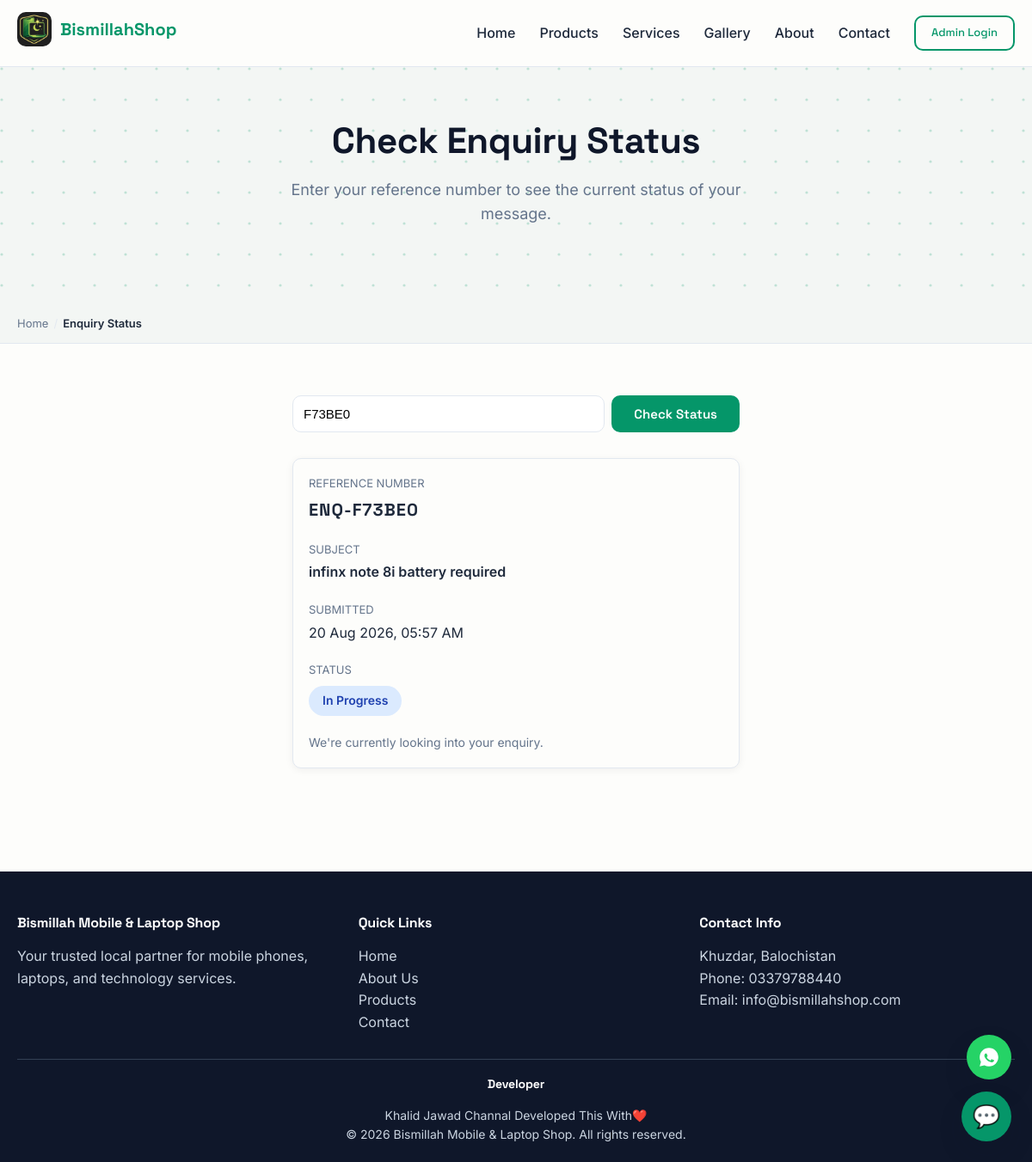
The page /enquiry-status.php?ref=F73BE0 on the database its author committed.
### tables this page shows
CREATE TABLE `settings` (
  `setting_id` int(11) NOT NULL,
  `logo_image` varchar(255) DEFAULT NULL,
  `updated_at` timestamp NOT NULL DEFAULT current_timestamp() ON UPDATE current_timestamp()
);

CREATE TABLE `messages` (
  `message_id` int(11) NOT NULL,
  `name` varchar(100) NOT NULL,
  `email` varchar(150) NOT NULL,
  `phone` varchar(30) DEFAULT NULL,
  `subject` varchar(150) DEFAULT NULL,
  `message` text NOT NULL,
  `status` enum('unread','read') NOT NULL DEFAULT 'unread',
  `created_at` timestamp NOT NULL DEFAULT current_timestamp(),
  `reference_token` varchar(12) DEFAULT NULL,
  `customer_status` enum('pending','in_progress','resolved') NOT NULL DEFAULT 'pending'
);

### enquiry-status.php (the view, shortened to what this page needs)
<?php
require 'config/database.php';
require 'includes/functions.php';
$searchedRef = trim($_GET['ref'] ?? '');
$result = null;
if ($searchedRef !== '') {
    $cleanToken = strtoupper(preg_replace('/[^A-Z0-9]/i', '', str_ireplace('ENQ', '', $searchedRef)));
    $stmt = $pdo->prepare("SELECT * FROM messages WHERE reference_token = ?");
    $stmt->execute([$cleanToken]);
    $result = $stmt->fetch();
}
require 'includes/header.php';
?>
<section class="hero" style="padding: 60px 0;">
    <div class="container">
        <h1>Check Enquiry Status</h1>
        <p>Enter your reference number to see the current status of your message.</p>
    </div>
</section>
<?php echo renderBreadcrumbs([
    ['label' => 'Home', 'url' => '/bismillah-shop/index.php'],
    ['label' => 'Enquiry Status'],
]); ?>
<section class="section">
    <div class="container" style="max-width:560px;">
        <form method="GET" action="enquiry-status.php" style="display:flex; flex-wrap:wrap; gap:8px; margin-bottom:30px;">
            <input type="text" name="ref" placeholder="e.g. ENQ-7F3K9A" value="<?php echo htmlspecialchars($searchedRef); ?>" style="flex:1; min-width:180px; padding:12px; border:1px solid var(--border); border-radius:var(--radius); font-size:15px; text-transform:uppercase;">
            <button type="submit" class="btn btn-primary">Check Status</button>
        </form>
        <?php if ($result): ?>
        <div class="card">
            <div class="card-body">
                <p style="color:var(--text-muted); font-size:13px; margin-bottom:4px;">REFERENCE NUMBER</p>
                <p style="font-family:var(--font-heading); font-weight:700; font-size:20px; letter-spacing:1px; margin-bottom:20px;">ENQ-<?php echo htmlspecialchars($result['reference_token']); ?></p>
                <p style="color:var(--text-muted); font-size:13px; margin-bottom:4px;">SUBJECT</p>
                <p style="font-weight:600; margin-bottom:20px;"><?php echo htmlspecialchars($result['subject'] ?: '(No subject)'); ?></p>
                <p style="color:var(--text-muted); font-size:13px; margin-bottom:4px;">SUBMITTED</p>
                <p style="margin-bottom:20px;"><?php echo date('d M Y, h:i A', strtotime($result['created_at'])); ?></p>
                <p style="color:var(--text-muted); font-size:13px; margin-bottom:8px;">STATUS</p>
                <?php
                $statusMap = [
                    'pending'     => ['label' => 'Pending', 'bg' => '#fef3c7', 'text' => '#a16207'],
                    'in_progress' => ['label' => 'In Progress', 'bg' => '#dbeafe', 'text' => '#1e40af'],
                    'resolved'    => ['label' => 'Resolved', 'bg' => '#d1fae5', 'text' => '#047857'],
                ];
                $st = $statusMap[$result['customer_status']] ?? $statusMap['pending'];
                ?>
                <span class="category-badge" style="background:<?php echo $st['bg']; ?>; color:<?php echo $st['text']; ?>; font-size:14px; padding:6px 16px;"><?php echo $st['label']; ?></span>
                <?php if ($result['customer_status'] === 'pending'): ?>
                    <p style="color:var(--text-muted); font-size:14px; margin-top:20px;">We've received your message and haven't started reviewing it yet.</p>
                <?php elseif ($result['customer_status'] === 'in_progress'): ?>
                    <p style="color:var(--text-muted); font-size:14px; margin-top:20px;">We're currently looking into your enquiry.</p>
                <?php else: ?>
                    <p style="color:var(--text-muted); font-size:14px; margin-top:20px;">This enquiry has been resolved. Feel free to contact us again if you need anything else.</p>
                <?php endif; ?>
            </div>
        </div>
        <?php endif; ?>
    </div>
</section>
<?php require 'includes/footer.php'; ?>

### includes/header.php (shortened to what this page needs)
<!DOCTYPE html>
<html lang="en">
<head>
    <link rel="stylesheet" href="/bismillah-shop/assets/css/style.css">
    <link rel="stylesheet" href="/bismillah-shop/assets/css/chatbot.css">
    <link rel="stylesheet" href="/bismillah-shop/assets/css/slider.css">
    <link rel="stylesheet" href="/bismillah-shop/assets/css/whatsapp.css">
</head>
<body>
<?php
require_once __DIR__ . '/../config/database.php';
$siteSettings = $pdo->query("SELECT * FROM settings LIMIT 1")->fetch();
$waMessage = isset($whatsappMessage) ? $whatsappMessage : 'Hi, I have a question about your products or services.';
$waLink = 'https://wa.me/' . WHATSAPP_NUMBER . '?text=' . urlencode($waMessage);
?>
<nav class="navbar">
    <div class="container">
        <a href="/bismillah-shop/index.php" class="logo">
            <?php if (!empty($siteSettings['logo_image'])): ?>
                <span style="display:inline-flex; align-items:center; gap:10px;">
                    <img src="/bismillah-shop/uploads/branding/<?php echo htmlspecialchars($siteSettings['logo_image']); ?>" alt="Bismillah Mobile & Laptop Shop" class="site-logo-img">
                    <span>Bismillah<span style="color:var(--primary);">Shop</span></span>
                </span>
            <?php else: ?>
                Bismillah<span>Shop</span>
            <?php endif; ?>
        </a>
        <ul>
            <li><a href="/bismillah-shop/index.php">Home</a></li>
            <li><a href="/bismillah-shop/products.php">Products</a></li>
            <li><a href="/bismillah-shop/services.php">Services</a></li>
            <li><a href="/bismillah-shop/gallery.php">Gallery</a></li>
            <li><a href="/bismillah-shop/about.php">About</a></li>
            <li><a href="/bismillah-shop/contact.php">Contact</a></li>
            <li><a href="/bismillah-shop/admin/login.php" class="btn btn-outline" style="padding:8px 18px; font-size:13px;">Admin Login</a></li>
        </ul>
    </div>
</nav>
<a href="<?php echo htmlspecialchars($waLink); ?>" target="_blank" rel="noopener noreferrer" class="whatsapp-fab" aria-label="Chat with us on WhatsApp">
</a>

### assets/css/style.css (style rules this page uses)
:root { --primary: #059669; --primary-dark: #047857; --primary-light: #d1fae5; --secondary: #0f172a; --accent: #eab308; --accent-dark: #a16207; --accent-light: #fef3c7; --bg: #fdfdfb; --bg-light: #f3f6f4; --text: #1e293b; --text-muted: #64748b; --border: #e2e8f0; --success: #2563eb; --danger: #dc2626; --font-heading: 'Space Grotesk', 'Segoe UI', Roboto, Arial, sans-serif; --font-body: 'Inter', 'Segoe UI', Roboto, Arial, sans-serif; --radius: 10px; --shadow: 0 2px 10px rgba(15,23,42,0.06); --shadow-hover: 0 14px 30px rgba(15,23,42,0.14); }
* { box-sizing: border-box; margin: 0; padding: 0; }
body { font-family: var(--font-body); color: var(--text); background: var(--bg); line-height: 1.6; }
h1, h2, h3, h4 { font-family: var(--font-heading); color: var(--secondary); font-weight: 700; line-height: 1.25; letter-spacing: -0.01em; }
a { text-decoration: none; color: var(--primary); }
.container { max-width: 1200px; margin: 0 auto; padding: 0 20px; }
.navbar { background: var(--bg); border-bottom: 1px solid var(--border); padding: 14px 0; position: sticky; top: 0; z-index: 100; }
.navbar .container { display: flex; justify-content: space-between; align-items: center; }
.navbar .logo { font-family: var(--font-heading); font-size: 20px; font-weight: 700; color: var(--secondary); }
.navbar .logo span { color: var(--primary); }
.navbar ul { display: flex; list-style: none; gap: 28px; align-items: center; }
.navbar ul li a { color: var(--text); font-weight: 500; }
.site-logo-img { height: 40px; width: 40px; object-fit: cover; border-radius: 10px; vertical-align: middle; }
.btn { display: inline-block; font-family: var(--font-heading); padding: 12px 26px; border-radius: var(--radius); font-weight: 600; font-size: 15px; border: none; cursor: pointer; transition: transform 0.15s ease, box-shadow 0.15s ease, background 0.15s ease; }
.btn-primary { background: var(--primary); color: #fff; }
.btn-outline { background: transparent; border: 2px solid var(--primary); color: var(--primary); padding: 10px 24px; }
.hero { background-color: var(--bg-light); padding: 80px 0; text-align: center; }
.hero h1 { font-size: 42px; margin-bottom: 16px; }
.hero p { color: var(--text-muted); font-size: 18px; max-width: 600px; margin: 0 auto 30px; }
.section { padding: 60px 0; }
.card { position: relative; background: var(--bg); border: 1px solid var(--border); border-radius: var(--radius); overflow: hidden; box-shadow: var(--shadow); transition: box-shadow 0.2s ease, transform 0.2s ease; }
.card::before { content: ''; position: absolute; top: 0; left: 0; right: 0; height: 3px; background: linear-gradient(90deg, var(--primary), var(--accent)); transform: scaleX(0); transform-origin: left; transition: transform 0.25s ease; z-index: 1; }
.card-body { padding: 18px; }
.category-badge { display: inline-block; font-size: 12px; font-weight: 600; padding: 3px 10px; border-radius: 20px; }
.navbar ul li a[href="/bismillah-shop/admin/login.php"] { color: var(--primary) !important; }

### assets/css/whatsapp.css (style rules this page uses)
.whatsapp-fab { position: fixed; bottom: 96px; right: 24px; width: 52px; height: 52px; border-radius: 50%; background: #25D366; display: flex; align-items: center; justify-content: center; box-shadow: var(--shadow-hover); z-index: 9997; transition: transform 0.2s ease; }
.whatsapp-fab svg { width: 26px; height: 26px; fill: #fff; }

### rows shown on the page
settings: logo_image (picture)
messages: reference_token "F73BE0", subject "infinx note 8i battery required", created_at "20 Aug 2026, 05:57 AM", customer_status "In Progress"

### other values the page prints
$item['label'] "Home"
$item['label'] "Enquiry Status"
